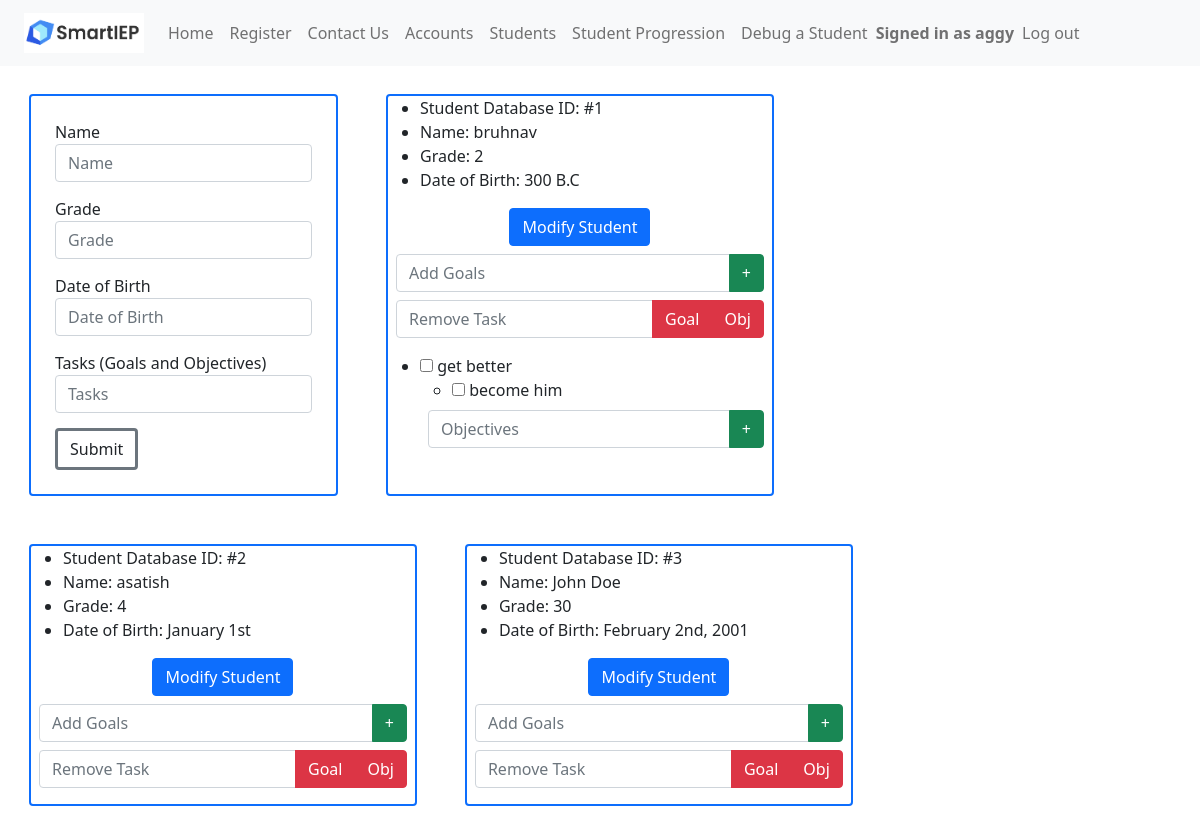
The page /students (signed in) on the database its author committed.
### app.py (models this page shows, shortened)
class Accounts(UserMixin, db.Model):
	__tablename__ = 'accounts'
	account_id = db.Column(db.Integer, primary_key=True)
	callname = db.Column(db.String(200),nullable=False)
	username = db.Column(db.String(200),nullable=False)
	password = db.Column(db.String(200),nullable=False)

class Students(db.Model):
	__tablename__ = 'students'
	student_id = db.Column(db.Integer, primary_key=True)
	name = db.Column(db.String(200),nullable=False)
	grade = db.Column(db.Integer)
	dateofbirth = db.Column(db.String(200),nullable=False)
	tasks = db.Column(db.String(500),nullable=False)

### app.py (the view, shortened to what this page needs)
@main.route("/students", methods=('GET', 'POST'))
@login_required
def students():
	students = Students.query.all()
	return render_template('students.html',students=students)

### app.py (called while the page is built)
@login_manager.user_loader
def load_user(account_id):
    return Accounts.query.get(int(account_id))

@app.context_processor
def utility_processor():
	def parse_tasks(newData):
		if (newData != ""):
			goalArrays = []
			for i in range(MAX_GOALS):
				goalArrays.append([])
			parts = newData[:-1].split(";")
			counter = 0
			for part in parts:
				if part[1] == "[":
					part = re.sub("\[.*?\]","[]",part)
					part = part.replace("[","").replace("]","")
					goalArrays[counter].append(part)
					counter = counter + 1
			for part in parts:
				if part[1] == "(":
					goalKey = int(part[part.find("(")+1:part.find(")")])
					part = re.sub("\(.*?\)","()",part)
					part = part.replace("(","").replace(")","")
					goalArrays[goalKey].append(part)
			return goalArrays
		else:
			return []
	return dict(parse_tasks=parse_tasks)

### templates/students.html (shortened to what this page needs)
<!DOCTYPE html>
<html lang="en">
    <head>
        <link href="https://cdn.jsdelivr.net/npm/bootstrap@5.0.2/dist/css/bootstrap.min.css" rel="stylesheet">
    </head>
    <header>
      {% include 'nav.html' %}
    </header>
    <body>
        <div class="content">
            <div class="m-4 border border-2 border-primary rounded">
                <form class="m-4" method="post" action="/createstudent">
                    <div class="form-group">
                        <label for="stuname">Name</label>
                        <input class="form-control" name="stuname" id="stuname"
                            placeholder="Name">
                    </div>
                    <div class="form-group">
                        <label for="stugrade">Grade</label>
                        <input type="number" class="form-control" name="stugrade" id="stugrade"
                            placeholder="Grade">
                    </div>
                    <div class="form-group">
                        <label for="studob">Date of Birth</label>
                        <input class="form-control" name="studob" id="studob"
                            placeholder="Date of Birth">
                    </div>
                    <div class="form-group">
                        <label for="stutasks">Tasks (Goals and Objectives)</label>
                        <input class="form-control" name="stutasks" id="stutasks"
                            placeholder="Tasks">
                    </div>
                    <div class="form-group">
                        <button type="submit" class="btn btn-default border border-secondary border-3">Submit</button>
                    </div>
                </form>
            </div>
            {% for student in students %}
                <div class="m-4 border border-2 border-primary rounded">
                    <ul>
                        <li>Student Database ID: #{{ student.student_id }}</li>
                        <li>Name: {{ student.name }}</li>
                        <li>Grade: {{ student.grade }}</li>
                        <li>Date of Birth: {{ student.dateofbirth }}</li>
                    </ul>
                    <div class="container">
                        <div class="d-flex justify-content-center align-items-center">
                            <button class="btn btn-primary" type="button" data-toggle="collapse" data-target="#dropDownForm{{ student.student_id }}" aria-expanded="false" aria-controls="dropDownForm">
                                Modify Student
                            </button>
                        </div>
                    </div>
                    <form method="post" class="m-2" action="/addgoal">
                        <div class="input-group">
                          <input type="text" class="form-control" name="add_goal{{ student.student_id }}" id="add_goal" placeholder="Add Goals">
                          <button type="submit" class="btn btn-success" name="submit_goal" value="submit{{ student.student_id }}">+</button>
                        </div>
                    </form>
                    <form method="post" class="m-2" action="/removegoal">
                        <div class="input-group mb-3">
                            <input type="text" class="form-control" name="remove_goal{{ student.student_id }}" id="remove_goal" placeholder="Remove Task">
                            <button type="submit" class="btn btn-danger" name="remove_goal" value="remove{{ student.student_id }}">Goal</button>
                            <button type="submit" class="btn btn-danger" name="remove_obj" formaction="/removeobjective" value="remove_obj{{ student.student_id }}">Obj</button>
                          </div>
                    </form>
                    {% for taskarr in parse_tasks(student.tasks) if not taskarr|length == 0%}
                        <ul class="mt-1">
                            <li>
                                <input type="checkbox" {% if taskarr[0][0] == "1" %} checked="checked"{% endif %}> {{ taskarr[0][1:] }}</input>
                            </li>
                                <ul>
                                    {% set counter = 1%}
                                    {% for objective in taskarr[1:] %}
                                        <li>
                                            <input type="checkbox" {% if taskarr[loop.index][0] == "1" %} checked="checked"{% endif %}> {{ taskarr[loop.index][1:] }}</input>
                                        </li>
                                    {% endfor %}
                                </ul>
                                <form method="post" class="m-2" action="/addobjectives">
                                    <div class="input-group mb-3">
                                      <input type="text" class="form-control" name="{{ student.student_id }}obj{{ loop.index }}" id="add_objective" placeholder="Objectives">
                                      <button class="btn btn-success" type="submit" name="add_objective" value="{{ student.student_id }};{{ loop.index }}">+</button>
                                    </div>
                                </form>
                        </ul>
                    {% endfor %}
                </div>
            {% endfor %}
        </div>
    </body>
</html>

### templates/nav.html (shortened to what this page needs)
<nav class="px-4 navbar fixed-top navbar-expand-lg navbar-light bg-light">
    <a class="navbar-brand" href="/"><img src="static\smartieplogo.png" width="120" height="40"></a>
    <div>
      <ul class="navbar-nav mr-auto">
        <li class="nav-item active">
          <a class="nav-link" href="/signin">Home</a>
        </li>
        <li class="nav-item">
          <a class="nav-link" href="/register">Register</a>
        </li>
        <li class="nav-item">
          <a class="nav-link" href="/contactus">Contact Us</a>
        </li>
        {% if current_user.is_authenticated %}
        <li class="nav-item">
          <a class="nav-link" href="/accounts">Accounts</a>
        </li>
        <li class="nav-item">
          <a class="nav-link" href="/students">Students</a>
        </li>
        <li class="nav-item">
          <a class="nav-link" href="/logs">Student Progression</a>
        </li>
        <li class="nav-item">
          <a class="nav-link" href="/terminatestudent">Debug a Student</a>
        </li>
        <span class="navbar-text navbar-right">
          <b>Signed in as {{ current_user.callname }}</b>
        </span>
        <li class="nav-item">
          <a class="nav-link" href="/logout">Log out</a>
        </li>
      </ul>
        {% endif %}
    </div>
  </nav>

### templates/students.html (style rules this page uses)
.form-group { margin-top:15px; }
.content { margin: 5px; width: 100%; display: flex; flex-direction: row; flex-wrap: wrap; }
body { padding-top: 60px; }

### rows shown on the page
Accounts: callname "aggy"
Students: student_id "1", name "bruhnav", grade "2", dateofbirth "300 B.C", taskarr "get better", taskarr "become him"
Students: student_id "2", name "asatish", grade "4", dateofbirth "January 1st"
Students: student_id "3", name "John Doe", grade "30", dateofbirth "February 2nd, 2001"
